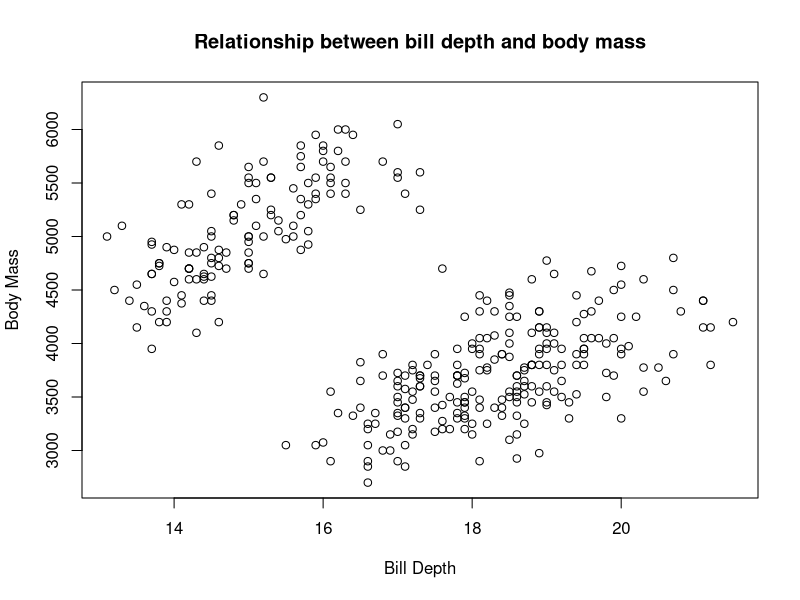

This chart was generated by the following R code:
library(palmerpenguins)
library(dplyr)
head(penguins)

## mean of only bill length and bill depth according to the species.
penguins %>% aggregate(cbind(bill_length_mm, bill_depth_mm) ~ species,.,mean)

## For the ones with bill_length_mm > 40, 
## find the mean of bill depth and body mass of each species, using aggregate function.
penguins %>% 
  subset(bill_length_mm > 40) %>% 
  aggregate(cbind(bill_depth_mm, body_mass_g) ~ species, ., mean)



## Using the same penguins data set, select bill length and species 
## and print the first 10 rows of the data frame.

penguins %>% 
  select(c(bill_length_mm, species)) %>% 
  head(.,10)

## Select bill length, bill depth and body mass shortly. Print the first 10 rows of the data frame.
penguins %>% 
  select(starts_with("b")) %>% 
  head(.,10)


# Select all the quantitative variables and print the first 10 rows of the data frame.

penguins %>% 
  select_if(is.numeric) %>% 
  head(.,10)

# Filter that species of Gentoo whose body mass index ranges between 4900 and 5400.

penguins %>% 
  filter(between(body_mass_g, 4900, 5400), species == "Gentoo")

# What is the mean of the bill length for each species?

penguins %>% 
  aggregate(bill_length_mm ~ species,., mean)

# Using mutate() function create a new column called Proportion, which is the ratio of bill length to bill depth. 
# After that create another new column called Type, 
# if proportion is less than 1.9 then called Type as A, else called Type as B.

new_penguins <- penguins %>% 
  mutate(Proportion = bill_length_mm / bill_depth_mm) %>% 
  mutate(Type = ifelse(Proportion < 1.9 , "A", "B"))

# Count that how many observations are assigned Type B for each species?

new_penguins %>% 
  group_by(species) %>% 
  filter(Type == "B") %>% 
  count()

# Create a relationship between bill depth and body mass and plot with the appropriate visualization techniques. 
# Then split them based on species.

library(magrittr)

penguins %>% select(bill_depth_mm, body_mass_g) %T>% 
  plot(., xlab = "Bill Depth", ylab = "Body Mass", main = "Relationship between bill depth and body mass")


































